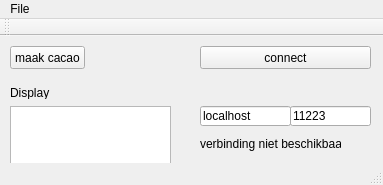
<?xml version="1.0" encoding="UTF-8"?>
<ui version="4.0">
 <class>MainWindow</class>
 <widget class="QMainWindow" name="MainWindow">
  <property name="geometry">
   <rect>
    <x>0</x>
    <y>0</y>
    <width>383</width>
    <height>185</height>
   </rect>
  </property>
  <property name="windowTitle">
   <string>Warme drankenautomaat</string>
  </property>
  <widget class="QWidget" name="centralWidget">
   <widget class="QPushButton" name="makeCacaoButton">
    <property name="geometry">
     <rect>
      <x>10</x>
      <y>10</y>
      <width>75</width>
      <height>23</height>
     </rect>
    </property>
    <property name="text">
     <string>maak cacao</string>
    </property>
   </widget>
   <widget class="QTextEdit" name="display">
    <property name="geometry">
     <rect>
      <x>10</x>
      <y>70</y>
      <width>161</width>
      <height>64</height>
     </rect>
    </property>
   </widget>
   <widget class="QPushButton" name="pushButton">
    <property name="geometry">
     <rect>
      <x>200</x>
      <y>10</y>
      <width>171</width>
      <height>23</height>
     </rect>
    </property>
    <property name="text">
     <string>connect</string>
    </property>
   </widget>
   <widget class="QLineEdit" name="ipAddress">
    <property name="geometry">
     <rect>
      <x>200</x>
      <y>70</y>
      <width>91</width>
      <height>20</height>
     </rect>
    </property>
    <property name="text">
     <string>localhost</string>
    </property>
   </widget>
   <widget class="QLabel" name="label">
    <property name="geometry">
     <rect>
      <x>200</x>
      <y>50</y>
      <width>61</width>
      <height>16</height>
     </rect>
    </property>
    <property name="text">
     <string>&lt;ip-adres&gt;</string>
    </property>
   </widget>
   <widget class="QLabel" name="label_2">
    <property name="geometry">
     <rect>
      <x>10</x>
      <y>50</y>
      <width>46</width>
      <height>13</height>
     </rect>
    </property>
    <property name="text">
     <string>Display</string>
    </property>
   </widget>
   <widget class="QLabel" name="label_3">
    <property name="geometry">
     <rect>
      <x>290</x>
      <y>50</y>
      <width>151</width>
      <height>16</height>
     </rect>
    </property>
    <property name="text">
     <string>&lt;poortnummer&gt;</string>
    </property>
   </widget>
   <widget class="QLineEdit" name="portAddress">
    <property name="geometry">
     <rect>
      <x>290</x>
      <y>70</y>
      <width>81</width>
      <height>20</height>
     </rect>
    </property>
    <property name="text">
     <string>11223</string>
    </property>
   </widget>
   <widget class="QLabel" name="status">
    <property name="geometry">
     <rect>
      <x>200</x>
      <y>100</y>
      <width>141</width>
      <height>16</height>
     </rect>
    </property>
    <property name="text">
     <string>verbinding niet beschikbaar</string>
    </property>
   </widget>
  </widget>
  <widget class="QMenuBar" name="menuBar">
   <property name="geometry">
    <rect>
     <x>0</x>
     <y>0</y>
     <width>383</width>
     <height>18</height>
    </rect>
   </property>
   <widget class="QMenu" name="menuWarme_drankenautomaat">
    <property name="title">
     <string>File</string>
    </property>
   </widget>
   <addaction name="menuWarme_drankenautomaat"/>
  </widget>
  <widget class="QToolBar" name="mainToolBar">
   <attribute name="toolBarArea">
    <enum>TopToolBarArea</enum>
   </attribute>
   <attribute name="toolBarBreak">
    <bool>false</bool>
   </attribute>
  </widget>
  <widget class="QStatusBar" name="statusBar"/>
 </widget>
 <layoutdefault spacing="6" margin="11"/>
 <resources/>
 <connections/>
</ui>
